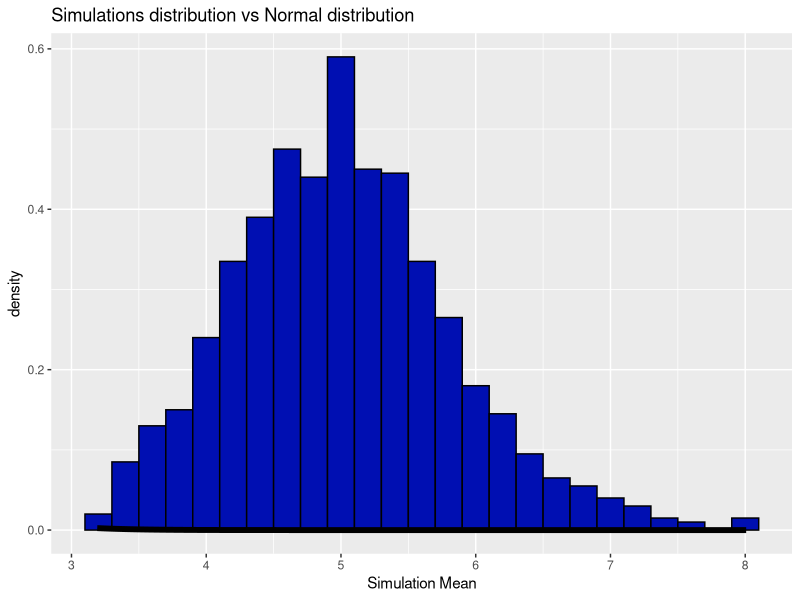

Write the R code that produced this figure.
## ---- chunk 1
knitr::opts_chunk$set(echo = TRUE)
## ---- chunk 2
ECHO=TRUE
set.seed(125)
lambda = 0.2
exponentials = 40
## ---- chunk 3
simMeans = NULL
for (i in 1 : 1000) simMeans = c(simMeans, mean(rexp(exponentials, lambda)))
## ---- chunk 4
mean(simMeans)
## ---- chunk 5
lambda^-1
## ---- chunk 6
abs(mean(simMeans)-lambda^-1)
## ---- chunk 7
abs((((mean(simMeans)-(lambda^-1))/(mean(simMeans)))*100))
## ---- chunk 8
var(simMeans)
## ---- chunk 9
(lambda * sqrt(exponentials))^-2
## ---- chunk 10
abs(var(simMeans)-(lambda * sqrt(exponentials))^-2)
## ---- chunk 11
abs((((var(simMeans)-(lambda * sqrt(exponentials))^-2))/(var(simMeans)))*100)
## ---- chunk 12
library(ggplot2)
ggplot(data.frame(y=simMeans), aes(x=y)) + 
  geom_histogram(aes(y=..density..), binwidth=0.2, fill="#000fb2", 
                 color="black") +
  stat_function(fun=dnorm, arg=list(mean=lambda^-1, 
                                    sd=(lambda*sqrt(exponentials))^-1), 
                size=2) +
  labs(title="Simulations distribution vs Normal distribution", x="Simulation Mean")
